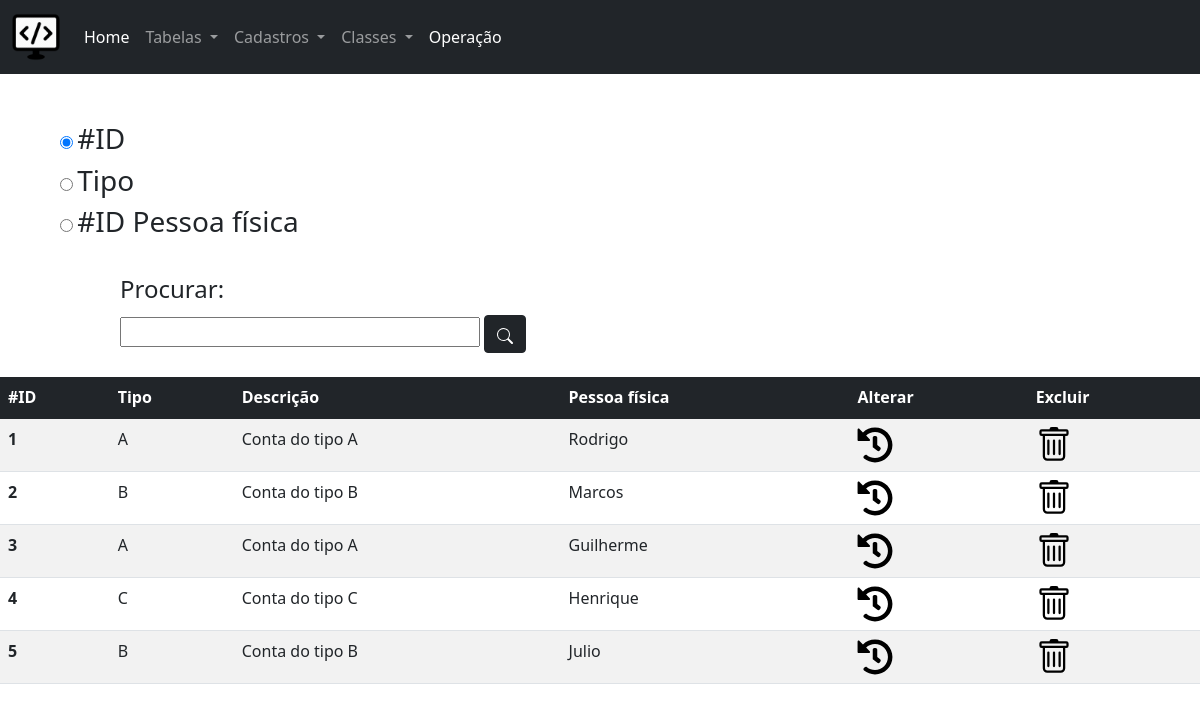
/php/tabelaContatos.php, run on the app's committed database.
### tables this page shows
CREATE TABLE IF NOT EXISTS `contatos` (
  `cont_id` INT NOT NULL AUTO_INCREMENT,
  `cont_tipo` VARCHAR(45) NULL,
  `cont_descricao` VARCHAR(250) NULL,
  `cont_pf_id` INT NOT NULL,
  PRIMARY KEY (`cont_id`),
  CONSTRAINT `fk_contatos_pessoa_fisica1`
    FOREIGN KEY (`cont_pf_id`)
    REFERENCES `pessoa_fisica` (`pf_id`)
    ON DELETE NO ACTION
    ON UPDATE NO ACTION);

CREATE TABLE IF NOT EXISTS `pessoa_fisica` (
  `pf_id` INT NOT NULL AUTO_INCREMENT,
  `pf_cpf` VARCHAR(45) NULL,
  `pf_nome` VARCHAR(250) NULL,
  `pf_dt_nascimento` VARCHAR(45) NULL,
  PRIMARY KEY (`pf_id`));

### php/tabelaContatos.php (the view, shortened to what this page needs)
<!DOCTYPE html>
<?php
   $busca = isset($_POST["busca"]) ? $_POST["busca"] : "cont_id";
   $procurar = isset($_POST["procurar"]) ? $_POST["procurar"] : "";
?>
<html>
<head>
    <link href="../bootstrap/css/bootstrap.min.css" rel="stylesheet">
</head>
<body class="">
    <?php include_once "menu.php"; ?>
    <form method="post" style="padding-left: 5vw; padding-right: 5vw;">
        <input type="radio" id="cont_id" name="busca" value="cont_id" <?php if($busca == "cont_id"){echo "checked";}?>>
        <label for="huey"><h3>#ID</h3></label>
        <br>
        <input type="radio" id="cont_tipo" name="busca" value="cont_tipo" <?php if($busca == "cont_tipo"){echo "checked";}?>>
        <label for="huey"><h3>Tipo</h3></label>
        <br>
        <input type="radio" id="pf_nome" name="busca" value="pf_nome" <?php if($busca == "pf_nome"){echo "checked";}?>>
        <label for="huey"><h3>#ID Pessoa física</h3></label>
        <br><br>
        <div class="" style="padding-left: 5vw;">
            <legend>Procurar: </legend>
            <input type="text" style="width: 30vw;" name="procurar" id="procurar" value="<?php echo $procurar;?>">
            <button type="submit" class="btn btn-dark" name="acao" id="acao">
            </button>
            <br><br>
        </div>
    </form>
    <div class="">
        <table class="table table-striped" style="background-color: #FFF;">
            <thead>
                <tr class="table-dark">
                    <th scope="col">#ID</th>
                    <th scope="col">Tipo</th>
                    <th scope="col">Descrição</th>
                    <th scope="col">Pessoa física</th>
                    <th scope="col">Alterar</th>
                    <th scope="col">Excluir</th>
                </tr>
            </thead>
            <tbody>
            <?php
                $type = "LIKE";
                $procurar = "'%". trim($procurar) ."%'";
                $pdo = Conexao::getInstance();
                $consulta = $pdo->query("SELECT * FROM pessoa_fisica, contatos
                                        WHERE $busca $type $procurar
                                        AND contatos.cont_pf_id = pessoa_fisica.pf_id
                                        ORDER BY $busca");
                while ($linha = $consulta->fetch(PDO::FETCH_ASSOC)) {
            ?>
                <tr>
                    <th scope="row"><?php echo $linha['cont_id'];?></th>
                    <td scope="row"><?php echo $linha['cont_tipo'];?></td>
                    <td scope="row"><?php echo $linha['cont_descricao'];?></td>
                    <td scope="row"><?php echo $linha['pf_nome'];?></td>
                    <td scope="row"><a href="cadContatos.php?id=<?php echo $linha['cont_id'];?>&comando=update"><img src="../img/history-solid.svg" style="width: 3vw;"></a></td>
                    <td><a onclick="return confirm('Deseja mesmo excluir?')" href="acao.php?id=<?php echo $linha['cont_id'];?>&seletor=Contatos&comando=deletar"><img src="../img/trash.svg" style="width: 3vw;"></a></td>
                </tr>
            <?php } ?>
            </tbody>
        </table>
    </div>
</body>
</html>

### data on the page
contatos: cont_id "1", cont_tipo "A", cont_descricao "Conta do tipo A", cont_pf.pf_nome "Rodrigo"
contatos: cont_id "2", cont_tipo "B", cont_descricao "Conta do tipo B", cont_pf.pf_nome "Marcos"
contatos: cont_id "3", cont_tipo "A", cont_descricao "Conta do tipo A", cont_pf.pf_nome "Guilherme"
contatos: cont_id "4", cont_tipo "C", cont_descricao "Conta do tipo C", cont_pf.pf_nome "Henrique"
contatos: cont_id "5", cont_tipo "B", cont_descricao "Conta do tipo B", cont_pf.pf_nome "Julio"
